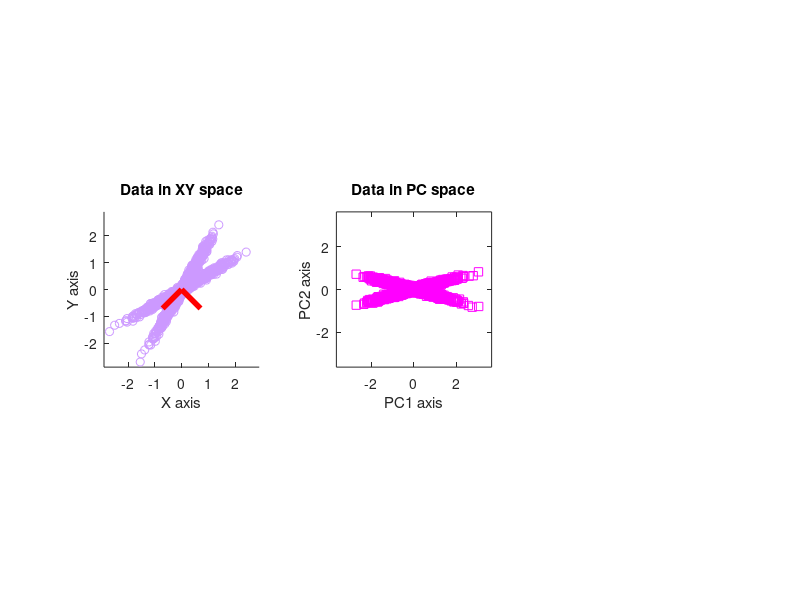

This figure's MATLAB source: (Note: this script raises an error after producing the figure.)
%%
%     COURSE: Dimension reduction and source separation in neuroscience
%    SECTION: Independent components analysis
%      VIDEO: ICA, PCA, GED on simulated data
% Instructor: mikexcohen.com
%
%%

% generate data
x = [ 1*randn(1000,1) .05*randn(1000,1) ];

% rotation matrix
th = -pi/6;
R1 = [ cos(th) -sin(th); sin(th) cos(th) ];
th = -pi/3;
R2 = [ cos(th) -sin(th); sin(th) cos(th) ];

% rotate the data to impose correlations
y = [ x*R1 ; x*R2 ];


% plot the data in its original data space
figure(1), clf
subplot(131), hold on
h(1) = plot(y(:,1),y(:,2),'o');
set(h(1),'color',[.8 .6 1])

% make the plot look nicer
datarange = max(y(:))*1.2;
set(gca,'xlim',[-datarange datarange],'ylim',[-datarange datarange])
xlabel('X axis'), ylabel('Y axis')
axis square
title('Data in XY space')


%%% PCA on data
y = bsxfun(@minus,y,mean(y,1));
covmat = (y'*y) / length(y);
[evecsY,evalsY] = eig(covmat);

% compute PC scores
pc1 = y*evecsY(:,1);
pc2 = y*evecsY(:,2);

% plot eigenvectors scaled by their eigenvalues
h(2:3) = plot([[0; 0] evecsY(1,:)']',[[0; 0] evecsY(2,:)']','r','linew',4);

% plot the data in PC space
subplot(132)
plot(pc2,pc1,'ms')
% make the plot look a bit nicer
datarange = max([pc1(:); pc2(:)])*1.2;
set(gca,'xlim',[-datarange datarange],'ylim',[-datarange datarange])
xlabel('PC1 axis'), ylabel('PC2 axis'), axis square
title('Data in PC space')




%%% run ICA
ivecs = jader(y');

% compute IC scores
ic_scores = ivecs*y';


% plot the IC vectors
subplot(131)
h(4:5) = plot([[0; 0] ivecs(1,:)']',[[0; 0] ivecs(2,:)']','k','linew',4);
legend(h([1 2 4]),{'Data';'PC';'IC'})

% plot the data in IC space
subplot(133)
plot(ic_scores(1,:),ic_scores(2,:),'ms')
datarange = max(ic_scores(:))*1.2;
set(gca,'xlim',[-datarange datarange],'ylim',[-datarange datarange])
xlabel('IC1 axis'), ylabel('IC2 axis'), axis square
title('Data in IC space')

%%





%% part 2: simulated EEG data

% a clear MATLAB workspace is a clear mental workspace
close all; clear all

%%

% load mat file containing EEG, leadfield and channel locations
load emptyEEG

% pick a dipole location in the brain
diploc = 109;


% normalize dipoles
lf.GainN = bsxfun(@times,squeeze(lf.Gain(:,1,:)),lf.GridOrient(:,1)') + bsxfun(@times,squeeze(lf.Gain(:,2,:)),lf.GridOrient(:,2)') + bsxfun(@times,squeeze(lf.Gain(:,3,:)),lf.GridOrient(:,3)');


% plot brain dipoles
figure(1), clf, subplot(221)
plot3(lf.GridLoc(:,1), lf.GridLoc(:,2), lf.GridLoc(:,3), 'o')
hold on
plot3(lf.GridLoc(diploc,1), lf.GridLoc(diploc,2), lf.GridLoc(diploc,3), 's','markerfacecolor','w','markersize',10)
rotate3d on, axis square, axis off
title('Brain dipole locations')


% Each dipole can be projected onto the scalp using the forward model. 
% The code below shows this projection from one dipole.
subplot(222)
topoplotIndie(lf.GainN(:,diploc), EEG.chanlocs,'numcontour',0,'electrodes','numbers','shading','interp');
title('Signal dipole projection')


% Now we generate random data in brain dipoles.
% create 1000 time points of random data in brain dipoles
% (note: the '1' before randn controls the amount of noise)
dipole_data = 1*randn(length(lf.Gain),1000);

% add signal to second half of dataset
dipole_data(diploc,501:end) = 15*sin(2*pi*10*(0:499)/EEG.srate);

% project dipole data to scalp electrodes
EEG.data = lf.GainN*dipole_data;

% meaningless time series
EEG.times = (0:size(EEG.data,2)-1)/EEG.srate;

% plot the data from one channel
subplot(212), hold on, plot(.5,0,'HandleVisibility','off');
plot(EEG.times,dipole_data(diploc,:)/norm(dipole_data(diploc,:)),'linew',4)
plot(EEG.times,EEG.data(31,:)/norm(EEG.data(31,:)),'linew',2)
xlabel('Time (s)'), ylabel('Amplitude (norm.)')
legend({'Dipole';'Electrode'})

%% Create covariance matrices

% compute covariance matrix R is first half of data
tmpd = EEG.data(:,1:500);
tmpd = bsxfun(@minus,tmpd,mean(tmpd,2));
covR = tmpd*tmpd'/500;

% compute covariance matrix S is second half of data
tmpd = EEG.data(:,501:end);
tmpd = bsxfun(@minus,tmpd,mean(tmpd,2));
covS = tmpd*tmpd'/500;


%%% plot the two covariance matrices
figure(2), clf

% S matrix
subplot(131)
imagesc(covS)
title('S matrix')
axis square, set(gca,'clim',[-1 1]*1e6)

% R matrix
subplot(132)
imagesc(covR)
title('R matrix')
axis square, set(gca,'clim',[-1 1]*1e6)

% R^{-1}S
subplot(133)
imagesc(inv(covR)*covS)
title('R^-^1S matrix')
axis square, set(gca,'clim',[-10 10])


%% %%%%%%%%%%%%%%%%%%%%%%%%%%%%% %%
%                                 %
%  Dimension compression via PCA  %
%                                 %
%%%%%%%%%%%%%%%%%%%%%%%%%%%%%%%%%%%


% PCA
[evecs,evals] = eig(covS+covR);

% sort eigenvalues/vectors
[evals,sidx] = sort(diag(evals),'descend');
evecs = evecs(:,sidx);



% plot the eigenspectrum
figure(3), clf
subplot(231)
plot(evals./max(evals),'s-','markersize',15,'markerfacecolor','k')
axis square
set(gca,'xlim',[0 20.5])
title('PCA eigenvalues')
xlabel('Component number'), ylabel('Power ratio (norm-\lambda)')


% component time series is eigenvector as spatial filter for data
comp_ts = evecs(:,1)'*EEG.data;


% normalize time series (for visualization)
dipl_ts = dipole_data(diploc,:) / norm(dipole_data(diploc,:));
comp_ts = comp_ts / norm(comp_ts);
chan_ts = EEG.data(31,:) / norm(EEG.data(31,:));


% plot the time series
subplot(212), hold on
plot(EEG.times,.3+dipl_ts,'linew',2)
plot(EEG.times,.15+chan_ts)
plot(EEG.times,comp_ts)
legend({'Truth';'EEG channel';'PCA time series'})
set(gca,'ytick',[])
xlabel('Time (a.u.)')


%% spatial filter forward model

% The filter forward model is what the source "sees" when it looks through the
% electrodes. It is obtained by passing the covariance matrix through the filter.
filt_topo = evecs(:,1);

% Eigenvector sign uncertainty can cause a sign-flip, which is corrected for by 
% forcing the largest-magnitude projection electrode to be positive.
[~,se] = max(abs( filt_topo ));
filt_topo = filt_topo * sign(filt_topo(se));


% plot the maps
subplot(232)
topoplotIndie(lf.GainN(:,diploc), EEG.chanlocs,'numcontour',0,'electrodes','numbers','shading','interp');
title('Truth topomap')

subplot(233)
topoplotIndie(filt_topo,EEG.chanlocs,'electrodes','numbers','numcontour',0);
title('PCA forward model')

%% %%%%%%%%%%%%%%%%%%%%%%%%%%%%% %%
%                                 %
%    Source separation via GED    %
%                                 %
%%%%%%%%%%%%%%%%%%%%%%%%%%%%%%%%%%%

% Generalized eigendecomposition (GED)
[evecs,evals] = eig(covS,covR);

% sort eigenvalues/vectors
[evals,sidx] = sort(diag(evals),'descend');
evecs = evecs(:,sidx);



% plot the eigenspectrum
figure(4), clf
subplot(231)
plot(evals./max(evals),'s-','markersize',15,'markerfacecolor','k')
axis square
set(gca,'xlim',[0 20.5])
title('GED eigenvalues')
xlabel('Component number'), ylabel('Power ratio (norm-\lambda)')

% component time series is eigenvector as spatial filter for data
comp_ts = evecs(:,1)'*EEG.data;

%% plot for comparison

% normalize time series (for visualization)
dipl_ts = dipole_data(diploc,:) / norm(dipole_data(diploc,:));
comp_ts = comp_ts / norm(comp_ts);
chan_ts = EEG.data(31,:) / norm(EEG.data(31,:));


% plot the time series
subplot(212), hold on
plot(EEG.times,.3+dipl_ts,'linew',2)
plot(EEG.times,.15+chan_ts)
plot(EEG.times,comp_ts)
legend({'Truth';'EEG channel';'GED time series'})
set(gca,'ytick',[])
xlabel('Time (a.u.)')


%% spatial filter forward model

% The filter forward model is what the source "sees" when it looks through the
% electrodes. It is obtained by passing the covariance matrix through the filter.
filt_topo = covS*evecs(:,1);

% Eigenvector sign uncertainty can cause a sign-flip, which is corrected for by 
% forcing the largest-magnitude projection electrode to be positive.
[~,se] = max(abs( filt_topo ));
filt_topo = filt_topo * sign(filt_topo(se));


% plot the maps
subplot(232)
topoplotIndie(lf.GainN(:,diploc), EEG.chanlocs,'numcontour',0,'electrodes','numbers','shading','interp');
title('Truth topomap')

subplot(233)
topoplotIndie(filt_topo,EEG.chanlocs,'electrodes','numbers','numcontour',0);
title('GED forward model')


%% %%%%%%%%%%%%%%%%%%%%%%%%%%%%% %%
%                                 %
%    Source separation via ICA    %
%                                 %
%%%%%%%%%%%%%%%%%%%%%%%%%%%%%%%%%%%


% run ICA and compute IC time series and maps
icvecs = jader(EEG.data,20);
ICs    = icvecs(1,:)*EEG.data;
icmaps = pinv(icvecs');
ICenergy = sum(icmaps.^2,2);

figure(5), clf

% plot component energy
subplot(231)
plot(ICenergy./max(ICenergy),'s-','markersize',15,'markerfacecolor','k')
axis square
set(gca,'xlim',[0 20.5])
title('IC energy')
xlabel('Component number'), ylabel('Power ratio (norm-\lambda)')



% plot the maps
subplot(232)
topoplotIndie(lf.GainN(:,diploc), EEG.chanlocs,'numcontour',0,'electrodes','numbers','shading','interp');
title('Truth topomap')

subplot(233)
topoplotIndie(icmaps(1,:),EEG.chanlocs,'electrodes','numbers','numcontour',0);
title('IC forward model')


% plot the time series
subplot(212), hold on
plot(EEG.times,.3+dipl_ts,'linew',2)
plot(EEG.times,.15+chan_ts)
plot(EEG.times,ICs)
legend({'Truth';'EEG channel';'IC time series'})
set(gca,'ytick',[])
xlabel('Time (a.u.)')

%% done.